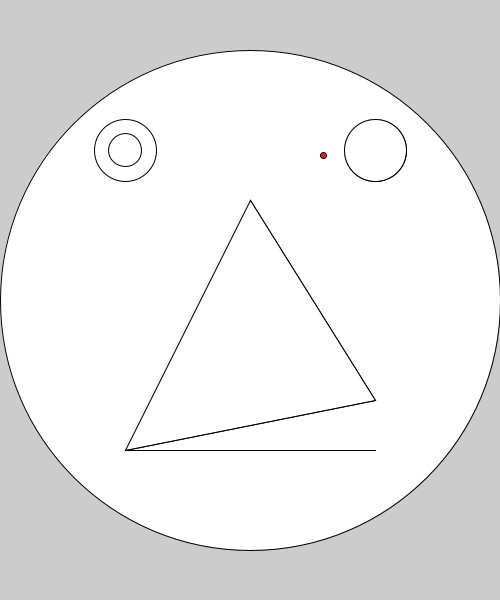
Frame 1 (no input)
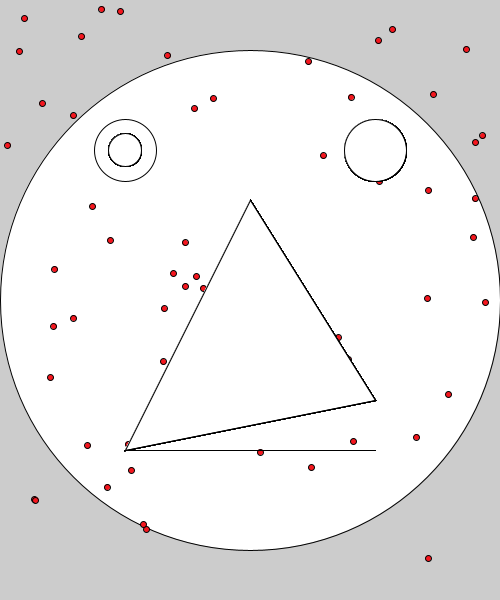
Frame 60 (the mouse pressed at the canvas centre just before this capture)
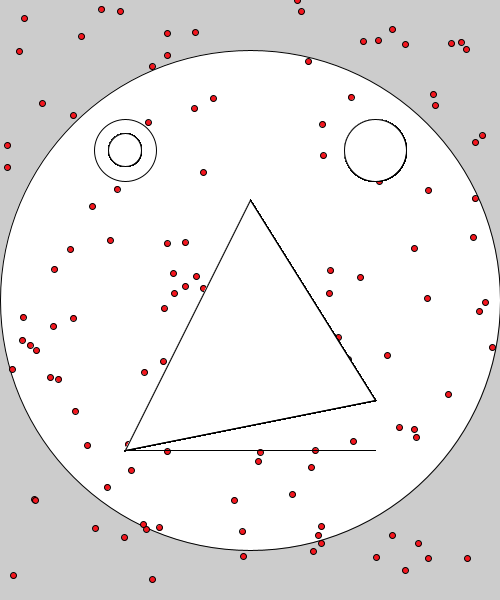
Frame 120 (the mouse held since frame 60 and released just before this capture)

The Processing sketch that drew these frames (run headless with seeded random() and noise(); from frame 60 on, the mouse is pressed at the canvas centre):

// Processing sketch: Boilerplate
// ── Boilerplate.pde
//Global Variables

void setup()  {
size(500, 600);
ellipse (width/2, height/2, width, width); //Face
ellipse (width/4, height/4, width/8, width/8); //Left Eye
ellipse (width*3/4, height/4, width/8, width/8); // Right Eye
line(width/4, height*3/4, width*3/4, height*3/4); 
triangle(width*2/4, height*1/3, width*3/4, height*2/3, width*1/4, height*3/4);
fill(#F5161E); //Red
}

void draw() {

fill(#F5161E);
ellipse(random(width), random(height), width*1/75, width*1/75);
fill(#ffffff); //White
ellipse(width*1/4, height*1/4, width*1/15, width*1/15);
fill(#ffffff); //white
ellipse (width*3/4, height/4, width/8, width/8);
fill(#ffffff); // White
line(width/4, height*3/4, width*3/4, height*3/4); 
fill(#ffffff); 
triangle(width*2/4, height*1/3, width*3/4, height*2/3, width*1/4, height*3/4);





}
